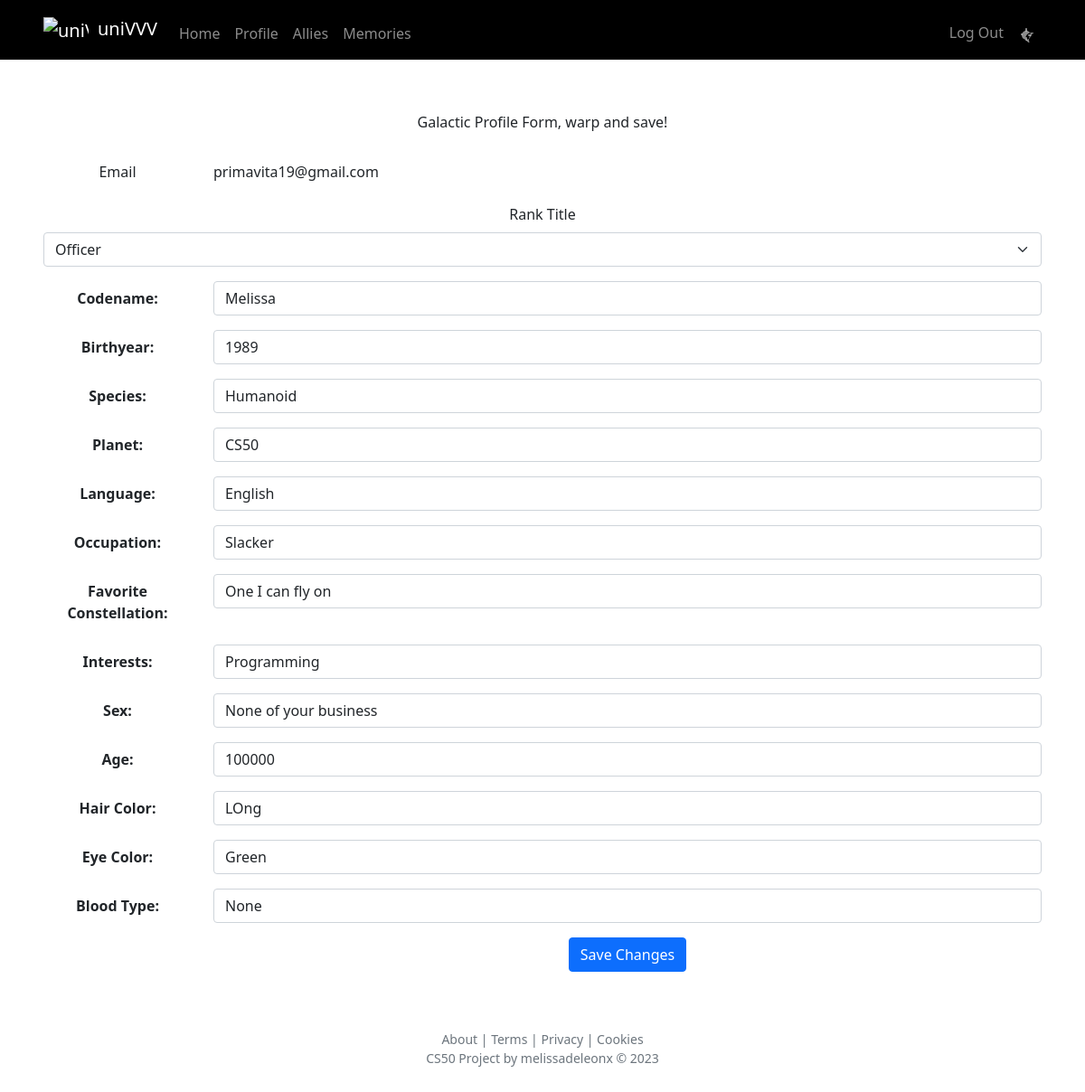
The app's page /edit_profile (signed in) with its own data.
### tables this page shows
CREATE TABLE users (
    user_id INTEGER PRIMARY KEY AUTOINCREMENT,
    username TEXT NOT NULL,
    email TEXT NOT NULL,
    password TEXT NOT NULL,
    birthyear INTEGER NOT NULL CHECK (birthyear >= 1900),
    joined_date DATETIME DEFAULT CURRENT_TIMESTAMP
, rank_title TEXT, species TEXT, planet TEXT, language TEXT, occupation TEXT, favorite_constellation TEXT, interests TEXT, sex TEXT, age INTEGER, hair_color TEXT, eye_color TEXT, blood_type TEXT);

### app.py (the view, shortened to what this page needs)
@app.route("/edit_profile", methods=["GET", "POST"])
@login_required
def edit_profile():
    user_id = session["user_id"]
    user_info = get_user_info(user_id)
    return render_template("edit_profile.html", user_info=user_info)

### app.py (called while the page is built)
@app.after_request
def after_request(response):
    response.headers["Cache-Control"] = "no-cache, no-store, must-revalidate"
    response.headers["Expires"] = 0
    response.headers["Pragma"] = "no-cache"
    return response

### helpers.py (called while the page is built)
def login_required(f):
    @wraps(f)
    def decorated_function(*args, **kwargs):
        if session.get("user_id") is None:
            return redirect("/login")
        return f(*args, **kwargs)
    return decorated_function

def get_user_info(user_id):
    db = SQL("sqlite:///uniVVV.db")
    user_info = db.execute("SELECT * FROM users WHERE user_id = :user_id", user_id=user_id)
    if user_info:
        return user_info[0]
    else:
        return None

### templates/edit_profile.html (shortened to what this page needs)
{% extends "layout.html" %}
{% block main %}
    <div container>
        <p class="text-center mb-4">Galactic Profile Form, warp and save!</p>
        <form action="/edit_profile" method="post">
            <div class="mb-3 row">
                <label for="staticEmail" class="col-sm-2 col-form-label">Email</label>
                <div class="col-sm-10">
                  <input type="text" readonly class="form-control-plaintext" id="staticEmail" value="{{ user_info['email'] }}">
                </div>
              </div>
              <div class="mb-3">
                <label for="rankTitle" class="form-label">Rank Title</label>
                <select class="form-select" id="rankTitle" name="rankTitle">
                    <option value="Officer" {% if user_info['rank_title'] == 'Officer' %}selected{% endif %}>Officer</option>
                </select>
            </div>
            <div class="mb-3 row">
                <label for="username" class="col-sm-2 col-form-label"><strong>Codename:</strong></label>
                <div class="col-sm-10">
                    <input autocomplete="off" autofocus class="form-control" id="username" name="username" placeholder="{{ user_info['username'] or 'Create a Username' }}" type="text" value="{{ user_info['username'] }}">
                </div>
            </div>
            <div class="mb-3 row">
                <label for="birthyear" class="col-sm-2 col-form-label"><strong>Birthyear:</strong></label>
                <div class="col-sm-10">
                    <input class="form-control" id="birthyear" name="birthyear" placeholder="{{ user_info['birthyear'] or 'Birthyear' }}" type="number" min="1900" max="2023" required value="{{ user_info['birthyear'] }}">
                </div>
            </div>
            <div class="mb-3 row">
                <label for="species" class="col-sm-2 col-form-label"><strong>Species:</strong></label>
                <div class="col-sm-10">
                    <input class="form-control" id="species" name="species" placeholder="{{ user_info['species'] or 'Enter Species' }}" type="text" value="{{ user_info['species'] }}">
                </div>
            </div>
            <div class="mb-3 row">
                <label for="planet" class="col-sm-2 col-form-label"><strong>Planet:</strong></label>
                <div class="col-sm-10">
                    <input class="form-control" id="planet" name="planet" placeholder="{{ user_info['planet'] or 'Enter Planet' }}" type="text" value="{{ user_info['planet'] }}">
                </div>
            </div>
            <div class="mb-3 row">
                <label for="language" class="col-sm-2 col-form-label"><strong>Language:</strong></label>
                <div class="col-sm-10">
                    <input class="form-control" id="language" name="language" placeholder="{{ user_info['language'] or 'Enter Language' }}" type="text" value="{{ user_info['language'] }}">
                </div>
            </div>
            <div class="mb-3 row">
                <label for="occupation" class="col-sm-2 col-form-label"><strong>Occupation:</strong></label>
                <div class="col-sm-10">
                    <input class="form-control" id="occupation" name="occupation" placeholder="{{ user_info['occupation'] or 'Enter Occupation' }}" type="text" value="{{ user_info['occupation'] }}">
                </div>
            </div>
            <div class="mb-3 row">
                <label for="favorite_constellation" class="col-sm-2 col-form-label"><strong>Favorite Constellation:</strong></label>
                <div class="col-sm-10">
                    <input class="form-control" id="favorite_constellation" name="favorite_constellation" placeholder="{{ user_info['favorite_constellation'] or 'Enter Favorite Constellation' }}" type="text" value="{{ user_info['favorite_constellation'] }}">
                </div>
            </div>
            <div class="mb-3 row">
                <label for="interests" class="col-sm-2 col-form-label"><strong>Interests:</strong></label>
                <div class="col-sm-10">
                    <input class="form-control" id="interests" name="interests" placeholder="{{ user_info['interests'] or 'Enter Interests' }}" type="text" value="{{ user_info['interests'] }}">
                </div>
            </div>
            <div class="mb-3 row">
                <label for="sex" class="col-sm-2 col-form-label"><strong>Sex:</strong></label>
                <div class="col-sm-10">
                    <input class="form-control" id="sex" name="sex" placeholder="{{ user_info['sex'] or 'Enter Sex' }}" type="text" value="{{ user_info['sex'] }}">
                </div>
            </div>
            <div class="mb-3 row">
                <label for="age" class="col-sm-2 col-form-label"><strong>Age:</strong></label>
                <div class="col-sm-10">
                    <input class="form-control" id="age" name="age" placeholder="{{ user_info['age'] or 'Enter Age' }}" type="number" min="0" value="{{ user_info['age'] }}">
                </div>
            </div>
            <div class="mb-3 row">
                <label for="hair_color" class="col-sm-2 col-form-label"><strong>Hair Color:</strong></label>
                <div class="col-sm-10">
                    <input class="form-control" id="hair_color" name="hair_color" placeholder="{{ user_info['hair_color'] or 'Enter Hair Color' }}" type="text" value="{{ user_info['hair_color'] }}">
                </div>
            </div>
            <div class="mb-3 row">
                <label for="eye_color" class="col-sm-2 col-form-label"><strong>Eye Color:</strong></label>
                <div class="col-sm-10">
                    <input class="form-control" id="eye_color" name="eye_color" placeholder="{{ user_info['eye_color'] or 'Enter Eye Color' }}" type="text" value="{{ user_info['eye_color'] }}">
                </div>
            </div>
            <div class="mb-3 row">
                <label for="blood_type" class="col-sm-2 col-form-label"><strong>Blood Type:</strong></label>
                <div class="col-sm-10">
                    <input class="form-control" id="blood_type" name="blood_type" placeholder="{{ user_info['blood_type'] or 'Enter Blood Type' }}" type="text" value="{{ user_info['blood_type'] }}">
                </div>
            </div>
            <div class="mb-3 row">
                <div class="col-sm-10 offset-sm-2">
                    <button class="btn btn-primary" type="submit">Save Changes</button>
                </div>
            </div>
        </form>
    </div>
{% endblock %}

### templates/layout.html (shortened to what this page needs)
<!DOCTYPE html>
<html lang="en">
<head>
    <link rel="stylesheet" href="https://cdn.jsdelivr.net/npm/bootstrap@5.1.3/dist/css/bootstrap.min.css">
    <link href="/static/styles.css" rel="stylesheet">
</head>
<body class="dark-mode">
    <nav class="navbar navbar-expand-md navbar-dark bg-dark">
        <div class="container-fluid px-5">
            <a class="navbar-brand" href="/"><img src="https://raw.githubusercontent.com/melissadeleonx/uniVVV/main/univvvlogo.png" alt="uniVVVV logo" class="brand-logo">uniVVV</a>
            <div class="collapse navbar-collapse" id="navbar">
                {% if session["user_id"] %}
                <ul class="navbar-nav me-auto mt-2">
                    <li class="nav-item"><a class="nav-link" href="/">Home</a></li>
                    <li class="nav-item"><a class="nav-link" href="/profile/{{ user_info['username'] }}">Profile</a></li>
                    <li class="nav-item"><a class="nav-link" href="/allies">Allies</a></li>
                    <li class="nav-item"><a class="nav-link" href="/memories">Memories</a></li>
                </ul>
                <ul class="navbar-nav ms-auto mt-2">
                    <li class="nav-item"><a class="nav-link" href="/logout">Log Out</a></li>
                    <li class="nav-item">
                        <button class="btn btn-link nav-link" id="modeToggle">
                        </button>
                    </li>
                </ul>
                {% endif %}
            </div>
        </div>
    </nav>
    <hr class="my-1 mx-4" style="background-color: #fff; height: 1px;">
    <main class="container-fluid px-5 py-5 text-center">
        {% block main %}{% endblock %}
    </main>
    <footer class="mb-5 small text-center text-muted">
        <a href="/about">About</a>  | <a href="#">Terms</a> | <a href="#">Privacy</a>  | <a href="#">Cookies</a><br>
        CS50 Project by <a href="https://melissadeleonx.github.io/melissadeleon/">melissadeleonx</a> © 2023
    </footer>
    </body>
</html>

### static/styles.css (style rules this page uses)
.brand-logo { max-width: 50px; margin-right: 10px; }
a { text-decoration: none; color: inherit; }
nav.navbar { background-color: #000 !important; color: #fff !important; }
footer a { text-decoration: none; }

### records on screen
users: email "primavita19@gmail.com", rankTitle "Officer", username "Melissa", birthyear "1989", species "Humanoid", planet "CS50", language "English", occupation "Slacker", favorite_constellation "One I can fly on", interests "Programming", sex "None of your business", age "100000", hair_color "LOng", eye_color "Green", blood_type "None"
